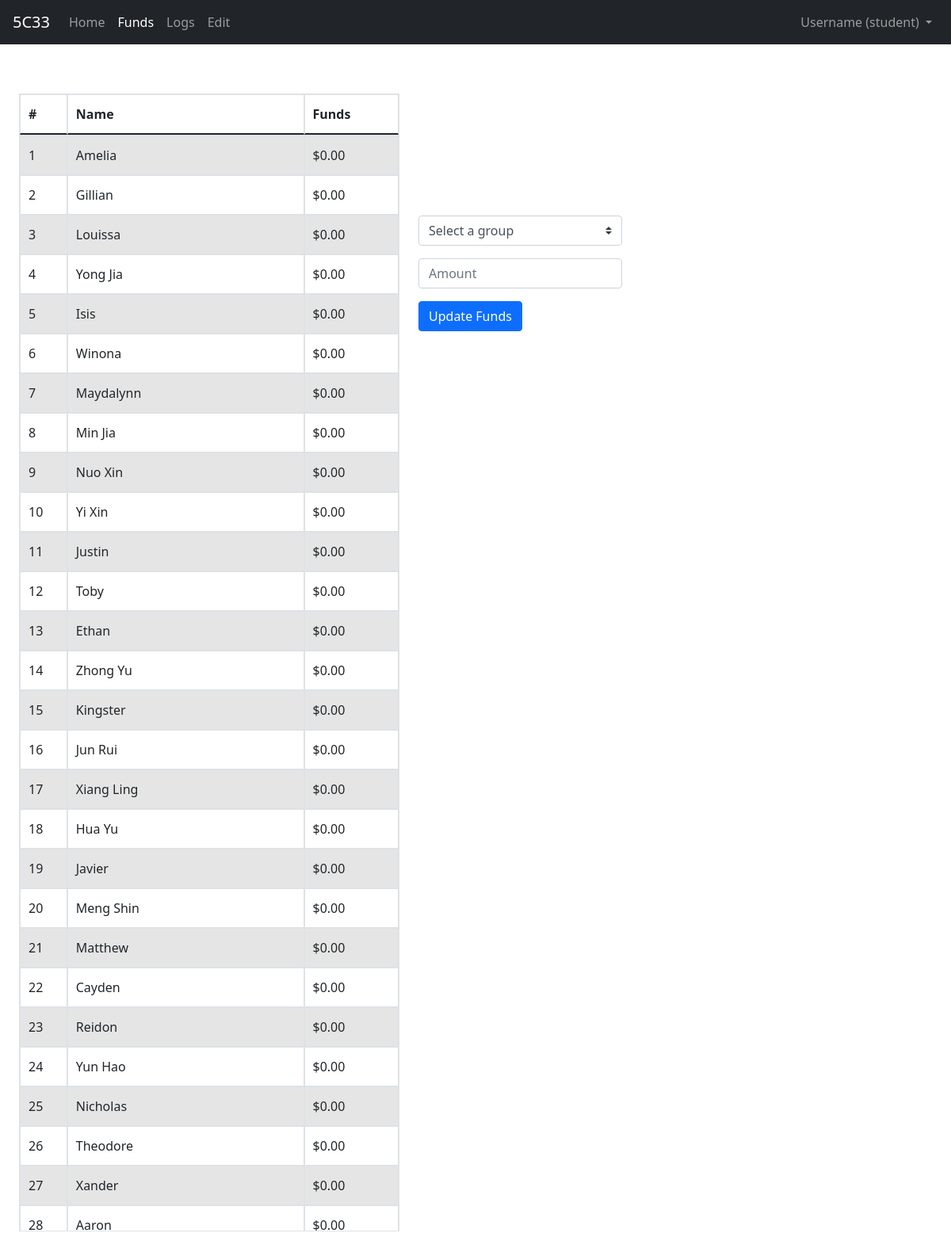
/funds, run on an earlier commit of the app's database.
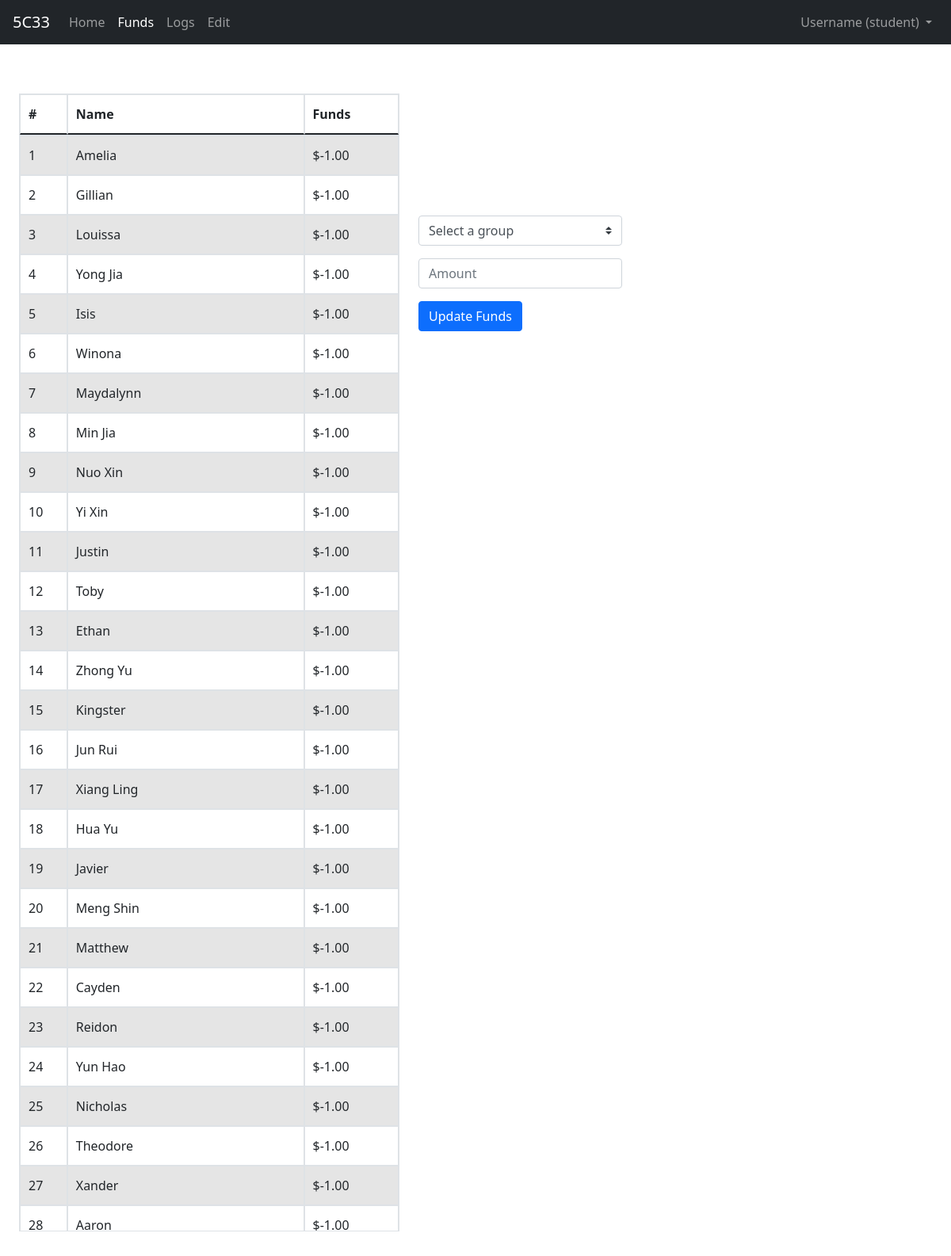
And on a later commit of the database.
### tables this page shows
CREATE TABLE class_funds (id INT, name TEXT, funds INT);

### app.py (the view, shortened to what this page needs)
@app.route("/funds", methods=["GET", "POST"])
def funds():
    with sqlite3.connect("class_funds.db") as con:
        con.row_factory = sqlite3.Row
        cur = con.cursor()
        funds = cur.execute("SELECT * FROM class_funds").fetchall()
    return render_template("class_funds.html", funds=funds, groups=GROUPS, names=NAMES)

### templates/class_funds.html (shortened to what this page needs)
{% extends "layout.html" %}
{% block onload %}
onload="getOption()"
{% endblock %}
{% block body %}
<div id="funds_table">
    <table id="fixed_header" class="table-striped table table-bordered">
        <thead>
            <tr>
                <th>#</th>
                <th>Name</th>
                <th>Funds</th>
            </tr>
        </thead>
        <tbody>
            {% for fund in funds %}
            <tr>
                <td>{{ fund["id"] }}</td>
                <td>{{ fund["name"] }}</td>
                <td>{{ "${:.2f}".format(fund["funds"]/100) }}</td>
            </tr>
            {% endfor %}
        </tbody>
    </table>
</div>
<div class="submission">
    <form action="/funds" method="post" class="form">
        <div class="form-group d-sm-flex">
            <select name="group" id="group" class="custom-select" onchange="getOption()">
                <option disabled selected value="">Select a group</option>
            </select>
        </div>
        <div class="form-group d-sm-flex">
            <input autocomplete="off" autofocus type="text" name="amt" placeholder="Amount" class="form-control">
        </div>
        <div class="form-group">
            <input type="submit" value="Update Funds" class="btn btn-primary">
        </div>
    </form>
</div>
{% endblock %}

### templates/layout.html (shortened to what this page needs)
<!DOCTYPE html>
<html lang="en">
    <head>
        <link rel="stylesheet" href="{{ url_for('static', filename='css/style.css') }}">
        <link rel="stylesheet" href="https://cdn.jsdelivr.net/npm/bootstrap@4.3.1/dist/css/bootstrap.min.css">
        <link href="https://cdn.jsdelivr.net/npm/bootstrap@5.0.2/dist/css/bootstrap.min.css" rel="stylesheet">
    </head>
    <body {% block onload %}{% endblock %}>
        <nav class="navbar navbar-expand-lg navbar-dark bg-dark sticky-top mb-4">
            <a class="navbar-brand" href="/">5C33</a>
            <div class="collapse navbar-collapse" id="navbarSupportedContent">
              <ul class="navbar-nav mr-auto">
                <li class="nav-item {% if url_for(request.endpoint)=='/' %}active{% endif %}">
                  <a class="nav-link" href="/">Home</a>
                </li>
                <li class="nav-item {% if url_for(request.endpoint)=='/funds' %}active{% endif %}">
                  <a class="nav-link" href="/funds">Funds</a>
                </li>
                <li class="nav-item {% if url_for(request.endpoint)=='/logs' %}active{% endif %}">
                  <a class="nav-link" href="/logs">Logs</a>
                </li>
                <li class="nav-item {% if url_for(request.endpoint)=='/edit' %}active{% endif %}">
                  <a class="nav-link" href="/edit">Edit</a>
                </li>
              </ul>
              <ul class="navbar-nav ml-auto">
                <li class="nav-item dropdown">
                  <a class="nav-link dropdown-toggle" href="#" id="navbarDropdownMenuLink" role="button" data-toggle="dropdown" aria-haspopup="true" aria-expanded="false">
                    Username (student)
                  </a>
                </li>
              </ul>
            </div>
          </nav>
        {% block body %}{% endblock %}
    </body>
</html>

### static/css/style.css (style rules this page uses)
body { font-family: Arial, Helvetica, sans-serif; }
#funds_table { float: left; width: 40vw; margin-left: 2vw; padding-top: 2vh; }
.submission { float: left; padding-top: 10vh; margin-left: 2vw; }
#funds_table { table-layout: auto; border-collapse: collapse; text-align: left; }
#funds_table tbody { display: block; width: 100%; overflow: overlay; height: 72vh; }
#funds_table tbody tr, #funds_table thead tr { display: grid; grid-template-columns: 0.5fr 2.5fr 1fr; }
#funds_table thead th, #funds_table tbody th, #funds_table tbody td { padding: 12px 15px 12px 10px; }

What changed in the data, as far as the page shows it:
changed class_funds "Amelia": fund['funds']/100 "$0.00" → "$-1.00"
changed class_funds "Gillian": fund['funds']/100 "$0.00" → "$-1.00"
changed class_funds "Louissa": fund['funds']/100 "$0.00" → "$-1.00"
changed class_funds "Yong Jia": fund['funds']/100 "$0.00" → "$-1.00"
changed class_funds "Isis": fund['funds']/100 "$0.00" → "$-1.00"
changed class_funds "Winona": fund['funds']/100 "$0.00" → "$-1.00"
changed class_funds "Maydalynn": fund['funds']/100 "$0.00" → "$-1.00"
changed class_funds "Min Jia": fund['funds']/100 "$0.00" → "$-1.00"
changed class_funds "Nuo Xin": fund['funds']/100 "$0.00" → "$-1.00"
changed class_funds "Yi Xin": fund['funds']/100 "$0.00" → "$-1.00"
changed class_funds "Justin": fund['funds']/100 "$0.00" → "$-1.00"
changed class_funds "Toby": fund['funds']/100 "$0.00" → "$-1.00"
changed class_funds "Ethan": fund['funds']/100 "$0.00" → "$-1.00"
changed class_funds "Zhong Yu": fund['funds']/100 "$0.00" → "$-1.00"
changed class_funds "Kingster": fund['funds']/100 "$0.00" → "$-1.00"
changed class_funds "Jun Rui": fund['funds']/100 "$0.00" → "$-1.00"
changed class_funds "Xiang Ling": fund['funds']/100 "$0.00" → "$-1.00"
changed class_funds "Hua Yu": fund['funds']/100 "$0.00" → "$-1.00"
changed class_funds "Javier": fund['funds']/100 "$0.00" → "$-1.00"
changed class_funds "Meng Shin": fund['funds']/100 "$0.00" → "$-1.00"
changed class_funds "Matthew": fund['funds']/100 "$0.00" → "$-1.00"
changed class_funds "Cayden": fund['funds']/100 "$0.00" → "$-1.00"
changed class_funds "Reidon": fund['funds']/100 "$0.00" → "$-1.00"
changed class_funds "Yun Hao": fund['funds']/100 "$0.00" → "$-1.00"
changed class_funds "Nicholas": fund['funds']/100 "$0.00" → "$-1.00"
changed class_funds "Theodore": fund['funds']/100 "$0.00" → "$-1.00"
changed class_funds "Xander": fund['funds']/100 "$0.00" → "$-1.00"
changed class_funds "Aaron": fund['funds']/100 "$0.00" → "$-1.00"
